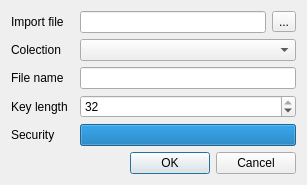
<?xml version="1.0" encoding="UTF-8"?>
<ui version="4.0">
 <class>ImportDialog</class>
 <widget class="QDialog" name="ImportDialog">
  <property name="geometry">
   <rect>
    <x>0</x>
    <y>0</y>
    <width>307</width>
    <height>135</height>
   </rect>
  </property>
  <property name="windowTitle">
   <string>Imput</string>
  </property>
  <layout class="QGridLayout" name="gridLayout">
   <item row="3" column="0">
    <widget class="QLabel" name="keylengthLabel">
     <property name="text">
      <string>Key length</string>
     </property>
    </widget>
   </item>
   <item row="2" column="0">
    <widget class="QLabel" name="filenameLabel">
     <property name="text">
      <string>File name</string>
     </property>
    </widget>
   </item>
   <item row="0" column="0">
    <widget class="QLabel" name="importfileLabel">
     <property name="text">
      <string>Import file</string>
     </property>
    </widget>
   </item>
   <item row="5" column="0" colspan="4">
    <widget class="QDialogButtonBox" name="buttonBox">
     <property name="orientation">
      <enum>Qt::Horizontal</enum>
     </property>
     <property name="standardButtons">
      <set>QDialogButtonBox::Cancel|QDialogButtonBox::Ok</set>
     </property>
    </widget>
   </item>
   <item row="1" column="0">
    <widget class="QLabel" name="colectionLabel">
     <property name="text">
      <string>Colection</string>
     </property>
    </widget>
   </item>
   <item row="0" column="2">
    <widget class="QLineEdit" name="importfileLineedit"/>
   </item>
   <item row="1" column="2" colspan="2">
    <widget class="QComboBox" name="colectionCombobox"/>
   </item>
   <item row="0" column="3">
    <widget class="QToolButton" name="importfileToolbutton">
     <property name="text">
      <string>...</string>
     </property>
    </widget>
   </item>
   <item row="2" column="2" colspan="2">
    <widget class="QLineEdit" name="filenameLineedit"/>
   </item>
   <item row="4" column="2" colspan="2">
    <widget class="QProgressBar" name="securityProgressbar">
     <property name="minimum">
      <number>16</number>
     </property>
     <property name="maximum">
      <number>32</number>
     </property>
     <property name="value">
      <number>32</number>
     </property>
     <property name="format">
      <string/>
     </property>
    </widget>
   </item>
   <item row="4" column="0">
    <widget class="QLabel" name="label">
     <property name="text">
      <string>Security</string>
     </property>
    </widget>
   </item>
   <item row="3" column="2" colspan="2">
    <widget class="QSpinBox" name="keylengthSpinbox">
     <property name="minimum">
      <number>16</number>
     </property>
     <property name="maximum">
      <number>32</number>
     </property>
     <property name="singleStep">
      <number>8</number>
     </property>
     <property name="value">
      <number>32</number>
     </property>
    </widget>
   </item>
  </layout>
 </widget>
 <resources/>
 <connections>
  <connection>
   <sender>buttonBox</sender>
   <signal>accepted()</signal>
   <receiver>ImportDialog</receiver>
   <slot>accept()</slot>
   <hints>
    <hint type="sourcelabel">
     <x>248</x>
     <y>254</y>
    </hint>
    <hint type="destinationlabel">
     <x>157</x>
     <y>274</y>
    </hint>
   </hints>
  </connection>
  <connection>
   <sender>buttonBox</sender>
   <signal>rejected()</signal>
   <receiver>ImportDialog</receiver>
   <slot>reject()</slot>
   <hints>
    <hint type="sourcelabel">
     <x>316</x>
     <y>260</y>
    </hint>
    <hint type="destinationlabel">
     <x>286</x>
     <y>274</y>
    </hint>
   </hints>
  </connection>
  <connection>
   <sender>keylengthSpinbox</sender>
   <signal>valueChanged(int)</signal>
   <receiver>securityProgressbar</receiver>
   <slot>setValue(int)</slot>
   <hints>
    <hint type="sourcelabel">
     <x>187</x>
     <y>78</y>
    </hint>
    <hint type="destinationlabel">
     <x>187</x>
     <y>100</y>
    </hint>
   </hints>
  </connection>
 </connections>
</ui>
